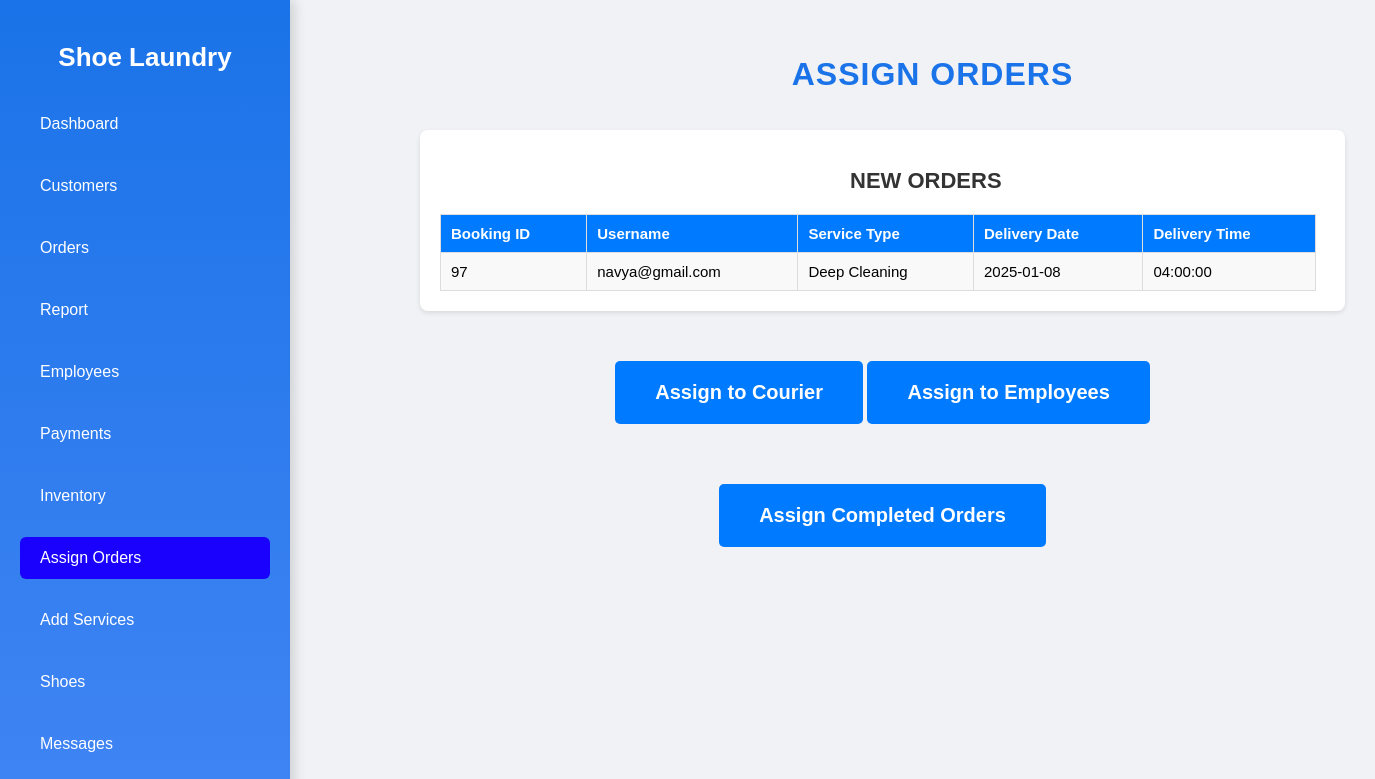
Screenshot of /assign_orders.php with the database file from the repository.
### tables this page shows
CREATE TABLE `bookings` (
  `booking_id` int(11) NOT NULL,
  `username` varchar(50) NOT NULL,
  `customer_email` varchar(255) DEFAULT NULL,
  `service_type` varchar(100) NOT NULL,
  `delivery_date` date NOT NULL,
  `delivery_time` time NOT NULL,
  `booking_date` timestamp NOT NULL DEFAULT current_timestamp(),
  `booking_status` varchar(50) DEFAULT 'Pending',
  `cust_id` int(11) NOT NULL,
  `employee_id` int(11) DEFAULT NULL,
  `phone` varchar(11) DEFAULT NULL,
  `number_of_shoes` int(11) NOT NULL,
  `shoe_type` varchar(255) NOT NULL,
  `material_type` varchar(255) NOT NULL,
  `special_requests` text DEFAULT NULL,
  `addon_services` text DEFAULT NULL,
  `courier_status` enum('Assigned','Delivered','Complete') DEFAULT NULL,
  `pickup_status` enum('Not Picked','Picked','In Transit','Delivered') DEFAULT 'Not Picked',
  `house_name` varchar(255) NOT NULL,
  `street_name` varchar(255) NOT NULL,
  `district` varchar(255) NOT NULL,
  `pincode` varchar(10) NOT NULL,
  `bk_user_status` enum('Active','Cancelled') DEFAULT 'Active',
  `delivery_status` varchar(100) DEFAULT NULL
);

CREATE TABLE `services` (
  `service_id` int(11) NOT NULL,
  `service_name` varchar(255) NOT NULL,
  `service_category` enum('Main','Add-on') NOT NULL,
  `price` decimal(10,2) NOT NULL,
  `description` text NOT NULL,
  `photo` varchar(255) NOT NULL
);

### assign_orders.php (the view, shortened to what this page needs)
<?php
include('db_connect.php');
$current_page = basename($_SERVER['PHP_SELF']);
$new_orders_query = "SELECT b.booking_id, b.username, s.service_name, b.delivery_date, b.delivery_time,
                     b.phone, b.number_of_shoes, b.shoe_type, b.material_type
                     FROM bookings b
                     JOIN services s ON b.service_type = s.service_id
                     WHERE b.booking_status = 'Pending' AND b.courier_status IS NULL";
$new_orders_result = mysqli_query($conn, $new_orders_query);
?>
<!DOCTYPE html>
<html lang="en">
<head>
    <link rel="stylesheet" href="ascss.css">
</head>
<body>
  <div class="sidebar">
        <h2>Shoe Laundry</h2>
        <ul>
        <li><a href="dashboard.php" class="<?= $current_page == 'dashboard.php' ? 'active' : '' ?>">Dashboard</a></li>
        <li><a href="customers.php" class="<?= $current_page == 'customers.php' ? 'active' : '' ?>">Customers</a></li>
        <li><a href="admin_orders.php" class="<?= $current_page == 'admin_orders.php' ? 'active' : '' ?>">Orders</a></li>
        <li><a href="report.php" class="<?= $current_page == 'report.php' ? 'active' : '' ?>">Report</a></li>
        <li><a href="employees.php" class="<?= $current_page == 'employees.php' ? 'active' : '' ?>">Employees</a></li>
        <li><a href="payments.php" class="<?= $current_page == 'payments.php' ? 'active' : '' ?>">Payments</a></li>
        <li><a href="admin_inventory.php" class="<?= $current_page == 'admin_inventory.php' ? 'active' : '' ?>">Inventory</a></li>
        <li><a href="assign_orders.php" class="<?= $current_page == 'assign_orders.php' ? 'active' : '' ?>">Assign Orders</a></li>
        <li><a href="add_services.php" class="<?= $current_page == 'add_services.php' ? 'active' : '' ?>">Add Services</a></li>
        <li><a href="shoe.php" class="<?= $current_page == 'shoe.php' ? 'active' : '' ?>">Shoes</a></li>
        <li><a href="message.php" class="<?= $current_page == 'message.php' ? 'active' : '' ?>">Messages</a></li>
        </ul>
    </div>
<div class="main-content">
    <div class="header">
        <h1>Assign Orders</h1>
    </div>
    <div class="order-list">
        <h2>NEW ORDERS</h2>
        <?php if (mysqli_num_rows($new_orders_result) > 0): ?>
            <table>
                <thead>
                    <tr>
                        <th>Booking ID</th>
                        <th>Username</th>
                        <th>Service Type</th>
                        <th>Delivery Date</th>
                        <th>Delivery Time</th>
                    </tr>
                </thead>
                <tbody>
                    <?php while ($booking = mysqli_fetch_assoc($new_orders_result)): ?>
                        <tr>
                            <td><?= htmlspecialchars($booking['booking_id']); ?></td>
                            <td><?= htmlspecialchars($booking['username']); ?></td>
                            <td><?= htmlspecialchars($booking['service_name']); ?></td>
                            <td><?= htmlspecialchars($booking['delivery_date']); ?></td>
                            <td><?= htmlspecialchars($booking['delivery_time']); ?></td>
                        </tr>
                    <?php endwhile; ?>
                </tbody>
            </table>
        <?php else: ?>
            <p>No new orders available for assignment.</p>
        <?php endif; ?>
    </div>
    <div class="assignment-buttons">
        <a href="assign_orders_to_courier.php" class="assign-button">Assign to Courier</a>
        <a href="assign_orders_to_employees.php" class="assign-button">Assign to Employees</a>
        <div class="assignment-buttons">
    <a href="assign_completed_orders.php" class="assign-button">Assign Completed Orders</a>
</div>
    </div>
</div>
</body>
</html>

### ascss.css (style rules this page uses)
body { font-family: 'Poppins', sans-serif; background-color: #f0f2f5; margin: 0; display: flex; }
.sidebar { width: 250px; height: 100vh; background: linear-gradient(to bottom, #1a73e8, #4285f4); color: white; padding: 20px; position: fixed; box-shadow: 4px 0 12px rgba(0, 0, 0, 0.15); transition: transform 0.3s ease; overflow-y: auto; }
.sidebar h2 { text-align: center; color: #ffffff; font-weight: 700; font-size: 26px; margin-bottom: 30px; }
.sidebar ul { list-style: none; padding: 0; }
.sidebar ul li { margin: 20px 0; }
.sidebar ul li a { color: white; text-decoration: none; font-size: 16px; padding: 12px 20px; display: block; border-radius: 6px; transition: background-color 0.3s; }
.sidebar ul li a:hover, .sidebar ul li a.active { background-color: #1a01fe; color: white; }
.sidebar { scrollbar-color: #ffffff #1a73e8; scrollbar-width: 12px; }
.main-content { margin-left: 400px; padding: 20px; }
.main-content h1 { font-size: 32px; font-weight: 700; color: #1a73e8; margin-left: 100px; padding: 15px 0; text-align: center; letter-spacing: 1px; text-transform: uppercase; }
.order-list { margin-bottom: 30px; background-color: #fff; padding: 20px; border-radius: 8px; box-shadow: 0 2px 5px rgba(0, 0, 0, 0.1); }
.order-list h2 { font-size: 22px; color: #333; margin-bottom: 20px; margin-left: 410px; }
.order-list table { width: 100%; border-collapse: collapse; background-color: #f9f9f9; }
.order-list th, .order-list td { padding: 12px; border: 1px solid #ddd; text-align: left; font-size: 15px; }
.order-list th { background-color: #007bff; color: #fff; font-weight: bold; }
.assign-button { display: inline-block; padding: 12px 25px; font-size: 16px; font-weight: bold; text-align: center; color: white; background-color: #28a745; border-radius: 5px; text-decoration: none; margin: 10px 5px; transition: background 0.3s; }
.assignment-buttons { margin-top: 20px; text-align: center; }

### assign_orders.php (style rules this page uses)
.assign-button { display: inline-block; padding: 20px 40px; font-size: 20px; font-weight: bold; text-align: center; color: white; background-color: #007bff; border-radius: 5px; text-decoration: none; margin: 20px 0; }
.order-list { width: 885px; margin-bottom: 30px; }
.order-list table { width: 99%; border-collapse: collapse; }
.order-list th, .order-list td { padding: 10px; border: 1px solid #ddd; text-align: left; }

### rows the page displays
bookings: booking_id "97", username "navya@gmail.com", services.service_name "Deep Cleaning", delivery_date "2025-01-08", delivery_time "04:00:00"
